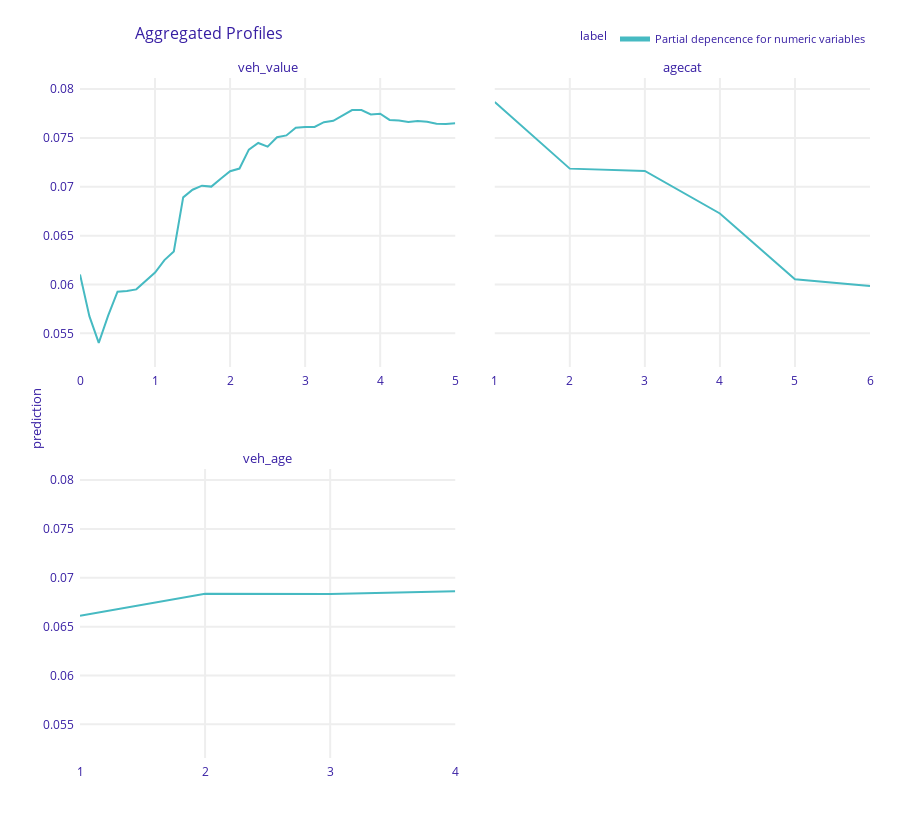
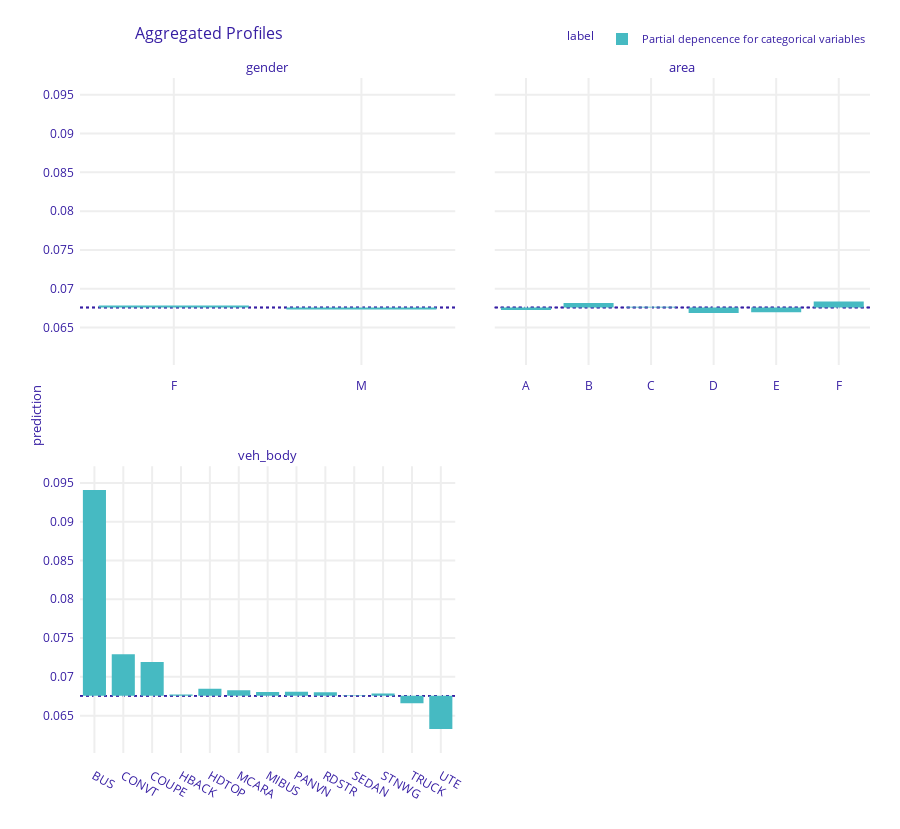

The notebook cell saved with these charts, in order:
### Code cell
# Partial dependence plots
# Note: As soon as sklearn.inspect.PartialDependenceDisplay
# allows for passing a character grid, it is an option as well.
import dalex as dx

# Define explainer
exp = dx.Explainer(
    search,
    data=df_train,
    predict_function=lambda m, X: m.predict_proba(X)[:, 1],
    verbose=False,
)

# Plots
num_eval_at = {
    "veh_value": np.linspace(0, 5, 41),
    "agecat": sorted(car["agecat"].unique()),
    "veh_age": sorted(car["veh_age"].unique()),
}
pdp_num = exp.model_profile(
    variable_splits=num_eval_at,
    label="Partial depencence for numeric variables",
    verbose=False,
)
pdp_num.plot()

pdp_cat = exp.model_profile(
    variable_type="categorical",
    variable_splits=dict(zip(ord_vars, ord_levels)),
    label="Partial depencence for categorical variables",
    verbose=False,
)
pdp_cat.plot()

### Figure 1 — Plotly figure (JSON) as saved in the notebook; plotly's stock layout.template omitted (floating-point values rounded to 4 significant figures)
{"data": [{"customdata": [[0.06798, "Partial depencence for numeric variables", "veh_value"], [0.06798, "Partial depencence for numeric variables", "veh_value"], [0.06798, "Partial depencence for numeric variables", "veh_value"], [0.06798, "Partial depencence for numeric variables", "veh_value"], [0.06798, "Partial depencence for numeric variables", "veh_value"], [0.06798, "Partial depencence for numeric variables", "veh_value"], [0.06798, "Partial depencence for numeric variables", "veh_value"], [0.06798, "Partial depencence for numeric variables", "veh_value"], [0.06798, "Partial depencence for numeric variables", "veh_value"], [0.06798, "Partial depencence for numeric variables", "veh_value"], [0.06798, "Partial depencence for numeric variables", "veh_value"], [0.06798, "Partial depencence for numeric variables", "veh_value"], [0.06798, "Partial depencence for numeric variables", "veh_value"], [0.06798, "Partial depencence for numeric variables", "veh_value"], [0.06798, "Partial depencence for numeric variables", "veh_value"], [0.06798, "Partial depencence for numeric variables", "veh_value"], [0.06798, "Partial depencence for numeric variables", "veh_value"], [0.06798, "Partial depencence for numeric variables", "veh_value"], [0.06798, "Partial depencence for numeric variables", "veh_value"], [0.06798, "Partial depencence for numeric variables", "veh_value"], [0.06798, "Partial depencence for numeric variables", "veh_value"], [0.06798, "Partial depencence for numeric variables", "veh_value"], [0.06798, "Partial depencence for numeric variables", "veh_value"], [0.06798, "Partial depencence for numeric variables", "veh_value"], [0.06798, "Partial depencence for numeric variables", "veh_value"], [0.06798, "Partial depencence for numeric variables", "veh_value"], [0.06798, "Partial depencence for numeric variables", "veh_value"], [0.06798, "Partial depencence for numeric variables", "veh_value"], [0.06798, "Partial depencence for numeric variables", "veh_value"], [0.06798, "Partial depencence for numeric variables", "veh_value"], [0.06798, "Partial depencence for numeric variables", "veh_value"], [0.06798, "Partial depencence for numeric variables", "veh_value"], [0.06798, "Partial depencence for numeric variables", "veh_value"], [0.06798, "Partial depencence for numeric variables", "veh_value"], [0.06798, "Partial depencence for numeric variables", "veh_value"], [0.06798, "Partial depencence for numeric variables", "veh_value"], [0.06798, "Partial depencence for numeric variables", "veh_value"], [0.06798, "Partial depencence for numeric variables", "veh_value"], [0.06798, "Partial depencence for numeric variables", "veh_value"], [0.06798, "Partial depencence for numeric variables", "veh_value"], [0.06798, "Partial depencence for numeric variables", "veh_value"]], "hovertemplate": "<b>%{hovertext}</b><br><br>prediction=%{y:.3f}<br>mean_prediction=%{customdata[0]:.3f}<extra></extra>", "hovertext": ["Partial depencence for numeric variables", "Partial depencence for numeric variables", "Partial depencence for numeric variables", "Partial depencence for numeric variables", "Partial depencence for numeric variables", "Partial depencence for numeric variables", "Partial depencence for numeric variables", "Partial depencence for numeric variables", "Partial depencence for numeric variables", "Partial depencence for numeric variables", "Partial depencence for numeric variables", "Partial depencence for numeric variables", "Partial depencence for numeric variables", "Partial depencence for numeric variables", "Partial depencence for numeric variables", "Partial depencence for numeric variables", "Partial depencence for numeric variables", "Partial depencence for numeric variables", "Partial depencence for numeric variables", "Partial depencence for numeric variables", "Partial depencence for numeric variables", "Partial depencence for numeric variables", "Partial depencence for numeric variables", "Partial depencence for numeric variables", "Partial depencence for numeric variables", "Partial depencence for numeric variables", "Partial depencence for numeric variables", "Partial depencence for numeric variables", "Partial depencence for numeric variables", "Partial depencence for numeric variables", "Partial depencence for numeric variables", "Partial depencence for numeric variables", "Partial depencence for numeric variables", "Partial depencence for numeric variables", "Partial depencence for numeric variables", "Partial depencence for numeric variables", "Partial depencence for numeric variables", "Partial depencence for numeric variables", "Partial depencence for numeric variables", "Partial depencence for numeric variables", "Partial depencence for numeric variables"], "legendgroup": "Partial depencence for numeric variables", "line": {"color": "#46bac2", "dash": "solid", "width": 2}, "marker": {"symbol": "circle"}, "mode": "lines", "name": "Partial depencence for numeric variables", "opacity": 1, "orientation": "v", "showlegend": true, "type": "scatter", "x": [0, 0.125, 0.25, 0.375, 0.5, 0.625, 0.75, 0.875, 1, 1.125, 1.25, 1.375, 1.5, 1.625, 1.75, 1.875, 2, 2.125, 2.25, 2.375, 2.5, 2.625, 2.75, 2.875, 3, 3.125, 3.25, 3.375, 3.5, 3.625, 3.75, 3.875, 4, 4.125, 4.25, 4.375, 4.5, 4.625, 4.75, 4.875, 5], "xaxis": "x3", "y": [0.06103, 0.05676, 0.05402, 0.0568, 0.05926, 0.05933, 0.0595, 0.0604, 0.06121, 0.06249, 0.06338, 0.06892, 0.0697, 0.07011, 0.07002, 0.07082, 0.0716, 0.07187, 0.07381, 0.07448, 0.07411, 0.07507, 0.07526, 0.07604, 0.07612, 0.07612, 0.07662, 0.07675, 0.0773, 0.07785, 0.07786, 0.0774, 0.07748, 0.07684, 0.07678, 0.07663, 0.07673, 0.07666, 0.07645, 0.07644, 0.0765], "yaxis": "y3"}, {"customdata": [[0.06798, "Partial depencence for numeric variables", "agecat"], [0.06798, "Partial depencence for numeric variables", "agecat"], [0.06798, "Partial depencence for numeric variables", "agecat"], [0.06798, "Partial depencence for numeric variables", "agecat"], [0.06798, "Partial depencence for numeric variables", "agecat"], [0.06798, "Partial depencence for numeric variables", "agecat"]], "hovertemplate": "<b>%{hovertext}</b><br><br>prediction=%{y:.3f}<br>mean_prediction=%{customdata[0]:.3f}<extra></extra>", "hovertext": ["Partial depencence for numeric variables", "Partial depencence for numeric variables", "Partial depencence for numeric variables", "Partial depencence for numeric variables", "Partial depencence for numeric variables", "Partial depencence for numeric variables"], "legendgroup": "Partial depencence for numeric variables", "line": {"color": "#46bac2", "dash": "solid", "width": 2}, "marker": {"symbol": "circle"}, "mode": "lines", "name": "Partial depencence for numeric variables", "opacity": 1, "orientation": "v", "showlegend": false, "type": "scatter", "x": [1, 2, 3, 4, 5, 6], "xaxis": "x4", "y": [0.07867, 0.07186, 0.07162, 0.06727, 0.06053, 0.05985], "yaxis": "y4"}, {"customdata": [[0.06798, "Partial depencence for numeric variables", "veh_age"], [0.06798, "Partial depencence for numeric variables", "veh_age"], [0.06798, "Partial depencence for numeric variables", "veh_age"], [0.06798, "Partial depencence for numeric variables", "veh_age"]], "hovertemplate": "<b>%{hovertext}</b><br><br>prediction=%{y:.3f}<br>mean_prediction=%{customdata[0]:.3f}<extra></extra>", "hovertext": ["Partial depencence for numeric variables", "Partial depencence for numeric variables", "Partial depencence for numeric variables", "Partial depencence for numeric variables"], "legendgroup": "Partial depencence for numeric variables", "line": {"color": "#46bac2", "dash": "solid", "width": 2}, "marker": {"symbol": "circle"}, "mode": "lines", "name": "Partial depencence for numeric variables", "opacity": 1, "orientation": "v", "showlegend": false, "type": "scatter", "x": [1, 2, 3, 4], "xaxis": "x", "y": [0.06611, 0.06837, 0.06835, 0.06863], "yaxis": "y"}], "layout": {"annotations": [{"font": {"size": 13}, "showarrow": false, "text": "veh_age", "x": 0.2375, "xanchor": "center", "xref": "paper", "y": 0.425, "yanchor": "bottom", "yref": "paper"}, {"font": {"size": 13}, "showarrow": false, "text": "veh_value", "x": 0.2375, "xanchor": "center", "xref": "paper", "y": 1, "yanchor": "bottom", "yref": "paper"}, {"font": {"size": 13}, "showarrow": false, "text": "agecat", "x": 0.7625, "xanchor": "center", "xref": "paper", "y": 1, "yanchor": "bottom", "yref": "paper"}, {"font": {"size": 13}, "showarrow": false, "text": "prediction", "textangle": -90, "x": -0.07, "xref": "paper", "y": 0.5, "yref": "paper"}], "font": {"color": "#371ea3"}, "height": 829, "hovermode": "x unified", "legend": {"font": {"size": 11}, "itemsizing": "constant", "orientation": "h", "title": {"font": {"size": 12}, "text": "label"}, "tracegroupgap": 0, "x": 1, "xanchor": "right", "y": 1.036, "yanchor": "bottom"}, "margin": {"b": 71, "r": 30, "t": 78}, "title": {"font": {"size": 16}, "text": "Aggregated Profiles", "x": 0.15}, "xaxis": {"anchor": "y", "automargin": true, "domain": [0, 0.475], "fixedrange": true, "gridwidth": 2, "showticklabels": true, "tickcolor": "white", "ticklen": 3, "ticks": "outside", "title": {"text": ""}, "type": "linear", "zeroline": false}, "xaxis2": {"anchor": "y2", "automargin": true, "domain": [0.525, 1], "fixedrange": true, "gridwidth": 2, "showticklabels": true, "tickcolor": "white", "ticklen": 3, "ticks": "outside", "title": {"text": ""}, "type": "linear", "zeroline": false}, "xaxis3": {"anchor": "y3", "automargin": true, "domain": [0, 0.475], "fixedrange": true, "gridwidth": 2, "showticklabels": true, "tickcolor": "white", "ticklen": 3, "ticks": "outside", "title": {"text": ""}, "type": "linear", "zeroline": false}, "xaxis4": {"anchor": "y4", "automargin": true, "domain": [0.525, 1], "fixedrange": true, "gridwidth": 2, "showticklabels": true, "tickcolor": "white", "ticklen": 3, "ticks": "outside", "title": {"text": ""}, "type": "linear", "zeroline": false}, "yaxis": {"anchor": "x", "automargin": true, "domain": [0, 0.425], "fixedrange": true, "gridwidth": 2, "range": [0.05155, 0.08114], "tickcolor": "white", "ticklen": 3, "ticks": "outside", "title": {"text": ""}, "type": "linear", "zeroline": false}, "yaxis2": {"anchor": "x2", "automargin": true, "domain": [0, 0.425], "fixedrange": true, "gridwidth": 2, "matches": "y", "range": [0.05155, 0.08114], "showticklabels": false, "tickcolor": "white", "ticklen": 3, "ticks": "outside", "title": {"text": ""}, "type": "linear", "zeroline": false}, "yaxis3": {"anchor": "x3", "automargin": true, "domain": [0.575, 1], "fixedrange": true, "gridwidth": 2, "matches": "y", "range": [0.05155, 0.08114], "tickcolor": "white", "ticklen": 3, "ticks": "outside", "title": {"text": ""}, "type": "linear", "zeroline": false}, "yaxis4": {"anchor": "x4", "automargin": true, "domain": [0.575, 1], "fixedrange": true, "gridwidth": 2, "matches": "y", "range": [0.05155, 0.08114], "showticklabels": false, "tickcolor": "white", "ticklen": 3, "ticks": "outside", "title": {"text": ""}, "type": "linear", "zeroline": false}}}

### Figure 2 — Plotly figure (JSON) as saved in the notebook; plotly's stock layout.template omitted (floating-point values rounded to 4 significant figures)
{"data": [{"alignmentgroup": "True", "base": [0.06757, 0.06757], "customdata": [[0.06783, "Partial depencence for categorical variables", "gender"], [0.06733, "Partial depencence for categorical variables", "gender"]], "hovertemplate": "<b>%{hovertext}</b><br><br>mean_prediction=%{base:.3f}<br>prediction=%{customdata[0]:.3f}<extra></extra>", "hovertext": ["Partial depencence for categorical variables", "Partial depencence for categorical variables"], "legendgroup": "Partial depencence for categorical variables", "marker": {"color": "#46bac2", "pattern": {"shape": ""}}, "name": "Partial depencence for categorical variables", "offsetgroup": "Partial depencence for categorical variables", "orientation": "v", "showlegend": true, "textposition": "auto", "type": "bar", "x": ["F", "M"], "xaxis": "x3", "y": [0.0002517, -0.0002495], "yaxis": "y3"}, {"alignmentgroup": "True", "base": [0.06757, 0.06757, 0.06757, 0.06757, 0.06757, 0.06757], "customdata": [[0.06726, "Partial depencence for categorical variables", "area"], [0.06817, "Partial depencence for categorical variables", "area"], [0.06766, "Partial depencence for categorical variables", "area"], [0.06687, "Partial depencence for categorical variables", "area"], [0.06697, "Partial depencence for categorical variables", "area"], [0.06836, "Partial depencence for categorical variables", "area"]], "hovertemplate": "<b>%{hovertext}</b><br><br>mean_prediction=%{base:.3f}<br>prediction=%{customdata[0]:.3f}<extra></extra>", "hovertext": ["Partial depencence for categorical variables", "Partial depencence for categorical variables", "Partial depencence for categorical variables", "Partial depencence for categorical variables", "Partial depencence for categorical variables", "Partial depencence for categorical variables"], "legendgroup": "Partial depencence for categorical variables", "marker": {"color": "#46bac2", "pattern": {"shape": ""}}, "name": "Partial depencence for categorical variables", "offsetgroup": "Partial depencence for categorical variables", "orientation": "v", "showlegend": false, "textposition": "auto", "type": "bar", "x": ["A", "B", "C", "D", "E", "F"], "xaxis": "x4", "y": [-0.0003131, 0.0005944, 8.561e-05, -0.0007013, -0.0006021, 0.0007827], "yaxis": "y4"}, {"alignmentgroup": "True", "base": [0.06757, 0.06757, 0.06757, 0.06757, 0.06757, 0.06757, 0.06757, 0.06757, 0.06757, 0.06757, 0.06757, 0.06757, 0.06757], "customdata": [[0.09408, "Partial depencence for categorical variables", "veh_body"], [0.07292, "Partial depencence for categorical variables", "veh_body"], [0.07193, "Partial depencence for categorical variables", "veh_body"], [0.06773, "Partial depencence for categorical variables", "veh_body"], [0.06846, "Partial depencence for categorical variables", "veh_body"], [0.06829, "Partial depencence for categorical variables", "veh_body"], [0.06805, "Partial depencence for categorical variables", "veh_body"], [0.06807, "Partial depencence for categorical variables", "veh_body"], [0.06803, "Partial depencence for categorical variables", "veh_body"], [0.06764, "Partial depencence for categorical variables", "veh_body"], [0.06786, "Partial depencence for categorical variables", "veh_body"], [0.06659, "Partial depencence for categorical variables", "veh_body"], [0.06326, "Partial depencence for categorical variables", "veh_body"]], "hovertemplate": "<b>%{hovertext}</b><br><br>mean_prediction=%{base:.3f}<br>prediction=%{customdata[0]:.3f}<extra></extra>", "hovertext": ["Partial depencence for categorical variables", "Partial depencence for categorical variables", "Partial depencence for categorical variables", "Partial depencence for categorical variables", "Partial depencence for categorical variables", "Partial depencence for categorical variables", "Partial depencence for categorical variables", "Partial depencence for categorical variables", "Partial depencence for categorical variables", "Partial depencence for categorical variables", "Partial depencence for categorical variables", "Partial depencence for categorical variables", "Partial depencence for categorical variables"], "legendgroup": "Partial depencence for categorical variables", "marker": {"color": "#46bac2", "pattern": {"shape": ""}}, "name": "Partial depencence for categorical variables", "offsetgroup": "Partial depencence for categorical variables", "orientation": "v", "showlegend": false, "textposition": "auto", "type": "bar", "x": ["BUS", "CONVT", "COUPE", "HBACK", "HDTOP", "MCARA", "MIBUS", "PANVN", "RDSTR", "SEDAN", "STNWG", "TRUCK", "UTE"], "xaxis": "x", "y": [0.02651, 0.005341, 0.004354, 0.0001518, 0.0008897, 0.0007125, 0.0004707, 0.0004906, 0.0004528, 6.281e-05, 0.0002839, -0.0009809, -0.004311], "yaxis": "y"}], "layout": {"annotations": [{"font": {"size": 13}, "showarrow": false, "text": "veh_body", "x": 0.2375, "xanchor": "center", "xref": "paper", "y": 0.425, "yanchor": "bottom", "yref": "paper"}, {"font": {"size": 13}, "showarrow": false, "text": "gender", "x": 0.2375, "xanchor": "center", "xref": "paper", "y": 1, "yanchor": "bottom", "yref": "paper"}, {"font": {"size": 13}, "showarrow": false, "text": "area", "x": 0.7625, "xanchor": "center", "xref": "paper", "y": 1, "yanchor": "bottom", "yref": "paper"}, {"font": {"size": 13}, "showarrow": false, "text": "prediction", "textangle": -90, "x": -0.07, "xref": "paper", "y": 0.5, "yref": "paper"}], "barmode": "group", "font": {"color": "#371ea3"}, "height": 829, "hovermode": "x unified", "legend": {"font": {"size": 11}, "itemsizing": "constant", "orientation": "h", "title": {"font": {"size": 12}, "text": "label"}, "tracegroupgap": 0, "x": 1, "xanchor": "right", "y": 1.036, "yanchor": "bottom"}, "margin": {"b": 71, "r": 30, "t": 78}, "shapes": [{"layer": "below", "line": {"color": "#371ea3", "dash": "dot", "width": 1.5}, "type": "line", "x0": 0, "x1": 1, "xref": "x domain", "y0": 0.06757, "y1": 0.06757, "yref": "y"}, {"layer": "below", "line": {"color": "#371ea3", "dash": "dot", "width": 1.5}, "type": "line", "x0": 0, "x1": 1, "xref": "x3 domain", "y0": 0.06757, "y1": 0.06757, "yref": "y3"}, {"layer": "below", "line": {"color": "#371ea3", "dash": "dot", "width": 1.5}, "type": "line", "x0": 0, "x1": 1, "xref": "x4 domain", "y0": 0.06757, "y1": 0.06757, "yref": "y4"}, {"layer": "below", "line": {"color": "#371ea3", "dash": "dot", "width": 1.5}, "type": "line", "x0": 0, "x1": 1, "xref": "x domain", "y0": 0.06757, "y1": 0.06757, "yref": "y"}, {"layer": "below", "line": {"color": "#371ea3", "dash": "dot", "width": 1.5}, "type": "line", "x0": 0, "x1": 1, "xref": "x3 domain", "y0": 0.06757, "y1": 0.06757, "yref": "y3"}, {"layer": "below", "line": {"color": "#371ea3", "dash": "dot", "width": 1.5}, "type": "line", "x0": 0, "x1": 1, "xref": "x4 domain", "y0": 0.06757, "y1": 0.06757, "yref": "y4"}, {"layer": "below", "line": {"color": "#371ea3", "dash": "dot", "width": 1.5}, "type": "line", "x0": 0, "x1": 1, "xref": "x domain", "y0": 0.06757, "y1": 0.06757, "yref": "y"}, {"layer": "below", "line": {"color": "#371ea3", "dash": "dot", "width": 1.5}, "type": "line", "x0": 0, "x1": 1, "xref": "x3 domain", "y0": 0.06757, "y1": 0.06757, "yref": "y3"}, {"layer": "below", "line": {"color": "#371ea3", "dash": "dot", "width": 1.5}, "type": "line", "x0": 0, "x1": 1, "xref": "x4 domain", "y0": 0.06757, "y1": 0.06757, "yref": "y4"}], "title": {"font": {"size": 16}, "text": "Aggregated Profiles", "x": 0.15}, "xaxis": {"anchor": "y", "automargin": true, "domain": [0, 0.475], "fixedrange": true, "gridwidth": 2, "showticklabels": true, "tickcolor": "white", "ticklen": 10, "ticks": "outside", "title": {"text": ""}, "type": "category"}, "xaxis2": {"anchor": "y2", "automargin": true, "domain": [0.525, 1], "fixedrange": true, "gridwidth": 2, "showticklabels": true, "tickcolor": "white", "ticklen": 10, "ticks": "outside", "title": {"text": ""}, "type": "category"}, "xaxis3": {"anchor": "y3", "automargin": true, "domain": [0, 0.475], "fixedrange": true, "gridwidth": 2, "showticklabels": true, "tickcolor": "white", "ticklen": 10, "ticks": "outside", "title": {"text": ""}, "type": "category"}, "xaxis4": {"anchor": "y4", "automargin": true, "domain": [0.525, 1], "fixedrange": true, "gridwidth": 2, "showticklabels": true, "tickcolor": "white", "ticklen": 10, "ticks": "outside", "title": {"text": ""}, "type": "category"}, "yaxis": {"anchor": "x", "automargin": true, "domain": [0, 0.425], "fixedrange": true, "gridwidth": 2, "range": [0.06018, 0.09716], "tickcolor": "white", "ticklen": 3, "ticks": "outside", "title": {"text": ""}, "type": "linear", "zeroline": false}, "yaxis2": {"anchor": "x2", "automargin": true, "domain": [0, 0.425], "fixedrange": true, "gridwidth": 2, "matches": "y", "range": [0.06018, 0.09716], "showticklabels": false, "tickcolor": "white", "ticklen": 3, "ticks": "outside", "title": {"text": ""}, "type": "linear", "zeroline": false}, "yaxis3": {"anchor": "x3", "automargin": true, "domain": [0.575, 1], "fixedrange": true, "gridwidth": 2, "matches": "y", "range": [0.06018, 0.09716], "tickcolor": "white", "ticklen": 3, "ticks": "outside", "title": {"text": ""}, "type": "linear", "zeroline": false}, "yaxis4": {"anchor": "x4", "automargin": true, "domain": [0.575, 1], "fixedrange": true, "gridwidth": 2, "matches": "y", "range": [0.06018, 0.09716], "showticklabels": false, "tickcolor": "white", "ticklen": 3, "ticks": "outside", "title": {"text": ""}, "type": "linear", "zeroline": false}}}
